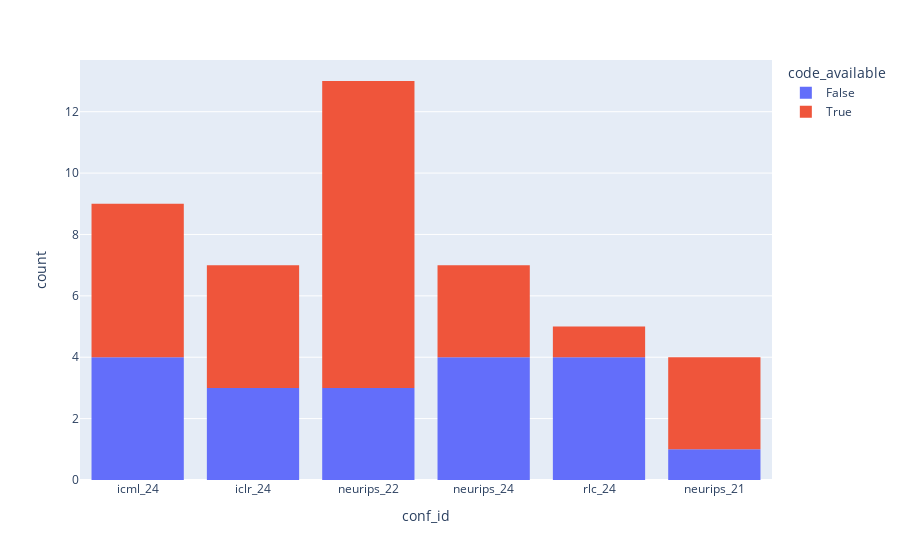
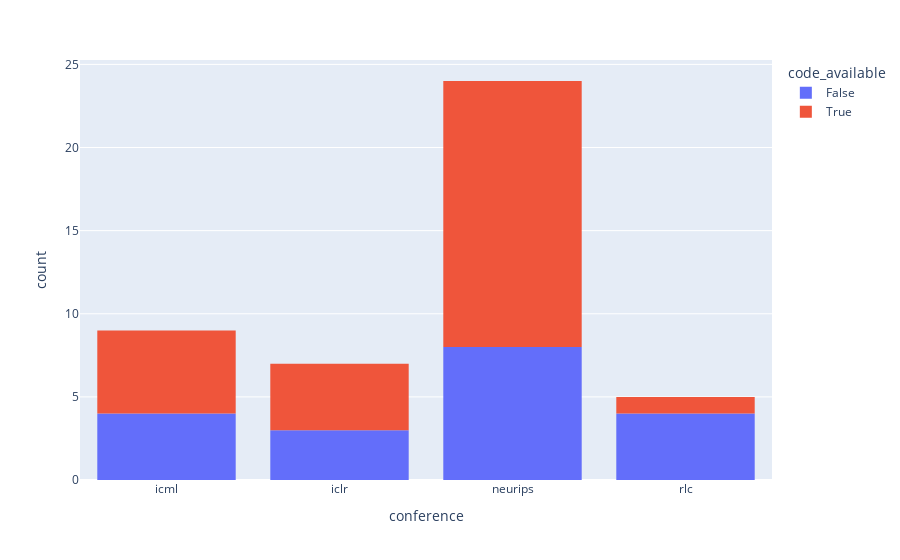
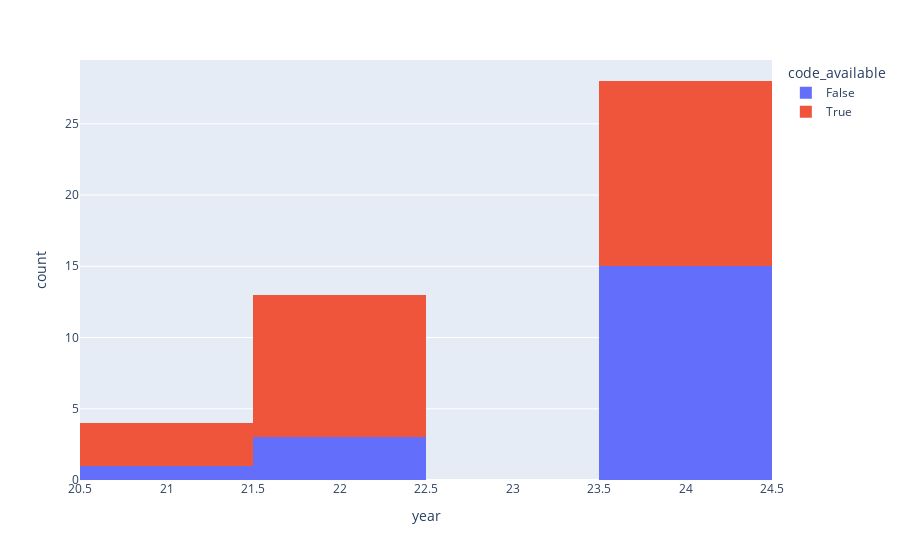

Notebook source saved alongside these figures, in order:
### Code cell
# Code
fig = px.histogram(empirical_data, x='conf_id', color='code_available')
fig.show()
fig = px.histogram(empirical_data, x='conference', color='code_available')
fig.show()
fig = px.histogram(empirical_data, x='year', color='code_available')
fig.show()

### Figure 1 — Plotly figure (JSON) as saved in the notebook; plotly's stock layout.template omitted (floating-point values rounded to 4 significant figures)
{"data": [{"alignmentgroup": "True", "bingroup": "x", "hovertemplate": "code_available=False<br>conf_id=%{x}<br>count=%{y}<extra></extra>", "legendgroup": "False", "marker": {"color": "#636efa", "pattern": {"shape": ""}}, "name": "False", "offsetgroup": "False", "orientation": "v", "showlegend": true, "type": "histogram", "x": ["icml_24", "icml_24", "icml_24", "icml_24", "iclr_24", "iclr_24", "iclr_24", "neurips_22", "neurips_22", "neurips_22", "neurips_24", "neurips_24", "neurips_24", "neurips_24", "rlc_24", "rlc_24", "rlc_24", "rlc_24", "neurips_21"], "xaxis": "x", "yaxis": "y"}, {"alignmentgroup": "True", "bingroup": "x", "hovertemplate": "code_available=True<br>conf_id=%{x}<br>count=%{y}<extra></extra>", "legendgroup": "True", "marker": {"color": "#EF553B", "pattern": {"shape": ""}}, "name": "True", "offsetgroup": "True", "orientation": "v", "showlegend": true, "type": "histogram", "x": ["icml_24", "icml_24", "icml_24", "icml_24", "icml_24", "iclr_24", "iclr_24", "iclr_24", "iclr_24", "neurips_22", "neurips_22", "neurips_22", "neurips_22", "neurips_22", "neurips_22", "neurips_22", "neurips_22", "neurips_22", "neurips_22", "neurips_24", "neurips_24", "neurips_24", "rlc_24", "neurips_21", "neurips_21", "neurips_21"], "xaxis": "x", "yaxis": "y"}], "layout": {"barmode": "relative", "legend": {"title": {"text": "code_available"}, "tracegroupgap": 0}, "margin": {"t": 60}, "xaxis": {"anchor": "y", "domain": [0, 1], "title": {"text": "conf_id"}}, "yaxis": {"anchor": "x", "domain": [0, 1], "title": {"text": "count"}}}}

### Figure 2 — Plotly figure (JSON) as saved in the notebook; plotly's stock layout.template omitted (floating-point values rounded to 4 significant figures)
{"data": [{"alignmentgroup": "True", "bingroup": "x", "hovertemplate": "code_available=False<br>conference=%{x}<br>count=%{y}<extra></extra>", "legendgroup": "False", "marker": {"color": "#636efa", "pattern": {"shape": ""}}, "name": "False", "offsetgroup": "False", "orientation": "v", "showlegend": true, "type": "histogram", "x": ["icml", "icml", "icml", "icml", "iclr", "iclr", "iclr", "neurips", "neurips", "neurips", "neurips", "neurips", "neurips", "neurips", "rlc", "rlc", "rlc", "rlc", "neurips"], "xaxis": "x", "yaxis": "y"}, {"alignmentgroup": "True", "bingroup": "x", "hovertemplate": "code_available=True<br>conference=%{x}<br>count=%{y}<extra></extra>", "legendgroup": "True", "marker": {"color": "#EF553B", "pattern": {"shape": ""}}, "name": "True", "offsetgroup": "True", "orientation": "v", "showlegend": true, "type": "histogram", "x": ["icml", "icml", "icml", "icml", "icml", "iclr", "iclr", "iclr", "iclr", "neurips", "neurips", "neurips", "neurips", "neurips", "neurips", "neurips", "neurips", "neurips", "neurips", "neurips", "neurips", "neurips", "rlc", "neurips", "neurips", "neurips"], "xaxis": "x", "yaxis": "y"}], "layout": {"barmode": "relative", "legend": {"title": {"text": "code_available"}, "tracegroupgap": 0}, "margin": {"t": 60}, "xaxis": {"anchor": "y", "domain": [0, 1], "title": {"text": "conference"}}, "yaxis": {"anchor": "x", "domain": [0, 1], "title": {"text": "count"}}}}

### Figure 3 — Plotly figure (JSON) as saved in the notebook; plotly's stock layout.template omitted (floating-point values rounded to 4 significant figures)
{"data": [{"alignmentgroup": "True", "bingroup": "x", "hovertemplate": "code_available=False<br>year=%{x}<br>count=%{y}<extra></extra>", "legendgroup": "False", "marker": {"color": "#636efa", "pattern": {"shape": ""}}, "name": "False", "offsetgroup": "False", "orientation": "v", "showlegend": true, "type": "histogram", "x": [24, 24, 24, 24, 24, 24, 24, 22, 22, 22, 24, 24, 24, 24, 24, 24, 24, 24, 21], "xaxis": "x", "yaxis": "y"}, {"alignmentgroup": "True", "bingroup": "x", "hovertemplate": "code_available=True<br>year=%{x}<br>count=%{y}<extra></extra>", "legendgroup": "True", "marker": {"color": "#EF553B", "pattern": {"shape": ""}}, "name": "True", "offsetgroup": "True", "orientation": "v", "showlegend": true, "type": "histogram", "x": [24, 24, 24, 24, 24, 24, 24, 24, 24, 22, 22, 22, 22, 22, 22, 22, 22, 22, 22, 24, 24, 24, 24, 21, 21, 21], "xaxis": "x", "yaxis": "y"}], "layout": {"barmode": "relative", "legend": {"title": {"text": "code_available"}, "tracegroupgap": 0}, "margin": {"t": 60}, "xaxis": {"anchor": "y", "domain": [0, 1], "title": {"text": "year"}}, "yaxis": {"anchor": "x", "domain": [0, 1], "title": {"text": "count"}}}}
